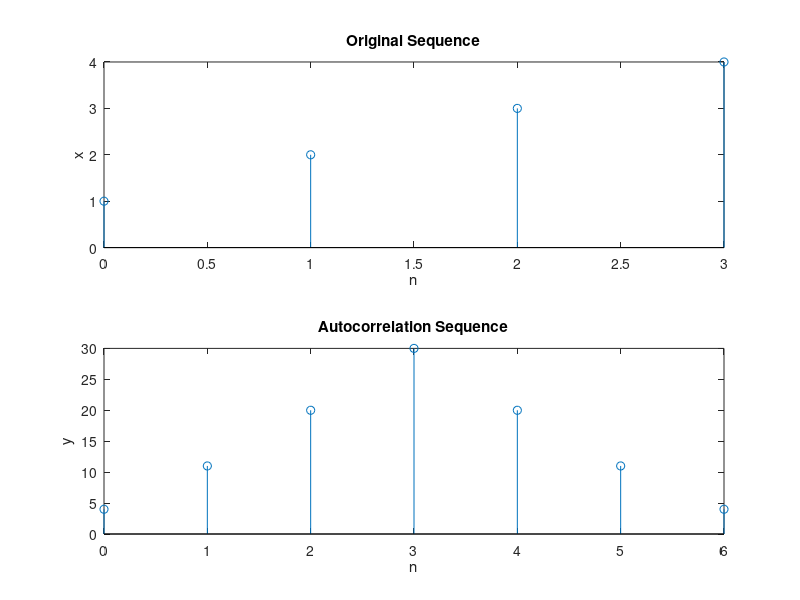

Source code (MATLAB):
x= [1 2 3 4];
n=0:3;
y=xcorr(x,x)
n1= 0:6;
subplot(211)
stem(n,x);
xlabel('n');
ylabel('x');
title('Original Sequence');
subplot(212)
stem(n1,y);
xlabel('n');
ylabel('y');
title('Autocorrelation Sequence');